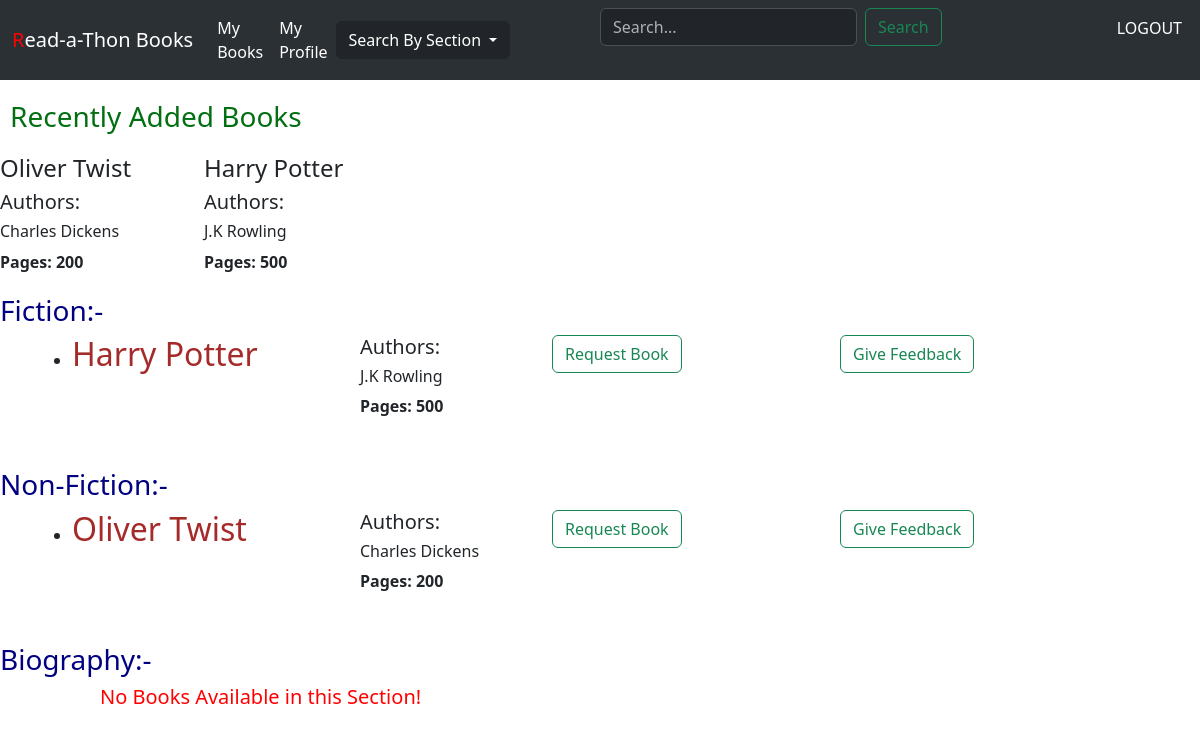
Screenshot of /user/dashboard (signed in) with the database file from the repository.
### Application/model.py (models this page shows)
class Book(db.Model):
    ID = db.Column(db.Integer, primary_key=True, autoincrement=True)
    Name = db.Column(db.String, nullable=False)
    Content = db.Column(db.String, nullable=False)
    Pages = db.Column(db.String)
    Section_id = db.Column(db.Integer, db.ForeignKey("section.ID"))
    author=db.relationship('Authors',backref='book')

class Authors(db.Model):
    Book_id = db.Column(db.Integer, db.ForeignKey("book.ID"), nullable=False, primary_key=True)
    Name = db.Column(db.String, nullable=False, primary_key=True)

class Section(db.Model):
    ID = db.Column(db.Integer, primary_key=True, autoincrement=True)
    Name = db.Column(db.String, nullable=False)
    Date_Created = db.Column(db.String, nullable=False)
    Description = db.Column(db.String)

### Application/controller.py (the view)
@app.route("/user/dashboard")
def user_dashboard():
     if 'user_id' in session:
        user_details=Users.query.get(session['user_id'])
        sections=Section.query.all()
        books={}
        for section in sections:
            books[section]=Book.query.filter_by(Section_id=section.ID).all()
        recently_added_books = Book.query.order_by(Book.ID.desc()).limit(5).all()
        return render_template("user_dashboard.html",user=user_details,books=books,section=sections,recent_books=recently_added_books)
     else:
        return redirect(url_for("user_login"))

### templates/user_dashboard.html (shortened to what this page needs)
<!DOCTYPE html>
<html lang="en">
<head>
    <link href="https://cdn.jsdelivr.net/npm/bootstrap@5.3.2/dist/css/bootstrap.min.css" rel="stylesheet">
</head>
<body>
<nav class="navbar navbar-expand-lg bg-body-tertiary" class="navbar bg-primary" data-bs-theme="dark">
    <div class="container-fluid">
      <div class="navbar-brand" style="color: white;"><span style="color: red;">R</span>ead-a-Thon Books</div>
      <div class="collapse navbar-collapse" id="navbarSupportedContent">
        <ul class="navbar-nav me-auto mb-2 mb-lg-0">
          <li class="nav-item">
            <a class="nav-link active" aria-current="page" href="/book/issued/{{user.ID}}">My Books</a>
          </li>
          <li class="nav-item">
            <a class="nav-link active" href="/user/profile/{{user.ID}}">My Profile</a>
          </li>
          <li>
            <form action="/user/search/{{user.ID}}" method="POST" style="position:absolute;left:600px;" class="d-flex" >
              <input class="form-control me-2" type="text" name="value" placeholder="Search...">
              <input class="btn btn-outline-success" type="submit" value="Search">
            </form>
          </li>
          <li class="nav-item" style="position: absolute;right:10px;">
            <a class="nav-link active" aria-current="page" href="/user/logout">LOGOUT</a>
          </li>
        </ul>
      </div>
      <div class="collapse navbar-collapse" id="navbarNavDarkDropdown" style="margin-right:900px;">
            <ul class="navbar-nav">
              <li class="nav-item dropdown">
                <button class="btn btn-dark dropdown-toggle" data-bs-toggle="dropdown" aria-expanded="false">
                  Search By Section
                </button>
              </li>
            </ul>
      </div>
    </div>
</nav>
<h3 style="color:rgb(2, 111, 18);margin-top: 20px; margin-bottom: 20px; margin-left: 10px;">Recently Added Books</h3>
<div class="row" style="margin-bottom: 20px;">
  {% for book in recent_books %}
  <div class="col-2">
    <h4>{{book.Name}}</h4>
    <h5>Authors:</h5>
          {% for x in book.author %}
          <h6>{{x.Name}}</h6>
          {% endfor %}
          {% if book.Pages%}
          <b>Pages: {{book.Pages}}</b>
          {% endif %}
  </div>
  {% endfor %}
</div>
    {% for i in  books.keys() %}
    <h3 style="color:navy;">{{i.Name}}:-</h3>
    {% if books[i] %}
      <ul>
        {% for book in books[i] %}
        <li style="margin-left: 40px;margin-bottom:50px;">
        <div class="row">
          <div class="col-3">
            <h2 style="color: brown;">{{book.Name}}</h2>
          </div>
          <div class="col-2">
            <h5>Authors:</h5>
            {% for x in book.author %}
            <h6>{{x.Name}}</h6>
            {% endfor %}
            {% if book.Pages%}
            <b>Pages: {{book.Pages}}</b>
            {% endif %}
          </div>
          <div class="col-3">
            <a href="/book/{{book.ID}}/request/{{user.ID}}" class="btn btn-outline-success">Request Book</a>
          </div>
          <div class="col-3">
            <a href="/book/{{book.ID}}/feedback/{{user.ID}}" class="btn btn-outline-success" > Give Feedback</a>
          </div>
        </div>
        </li>
        {% endfor %}
      </ul>
    {% else %}
    <h5 style="color:red;margin-left: 100px;">No Books Available in this Section!</h5>
    {% endif %}
    {% endfor %}
</body>
</html>

### rows the page displays
Book: Name "Oliver Twist", Pages "200"
Authors: Name "Charles Dickens"
Book: Name "Harry Potter", Pages "500"
Authors: Name "J.K Rowling"
Section: Name "Fiction"
Section: Name "Non-Fiction"
Section: Name "Biography", shows "No Books Available in this Section!"
